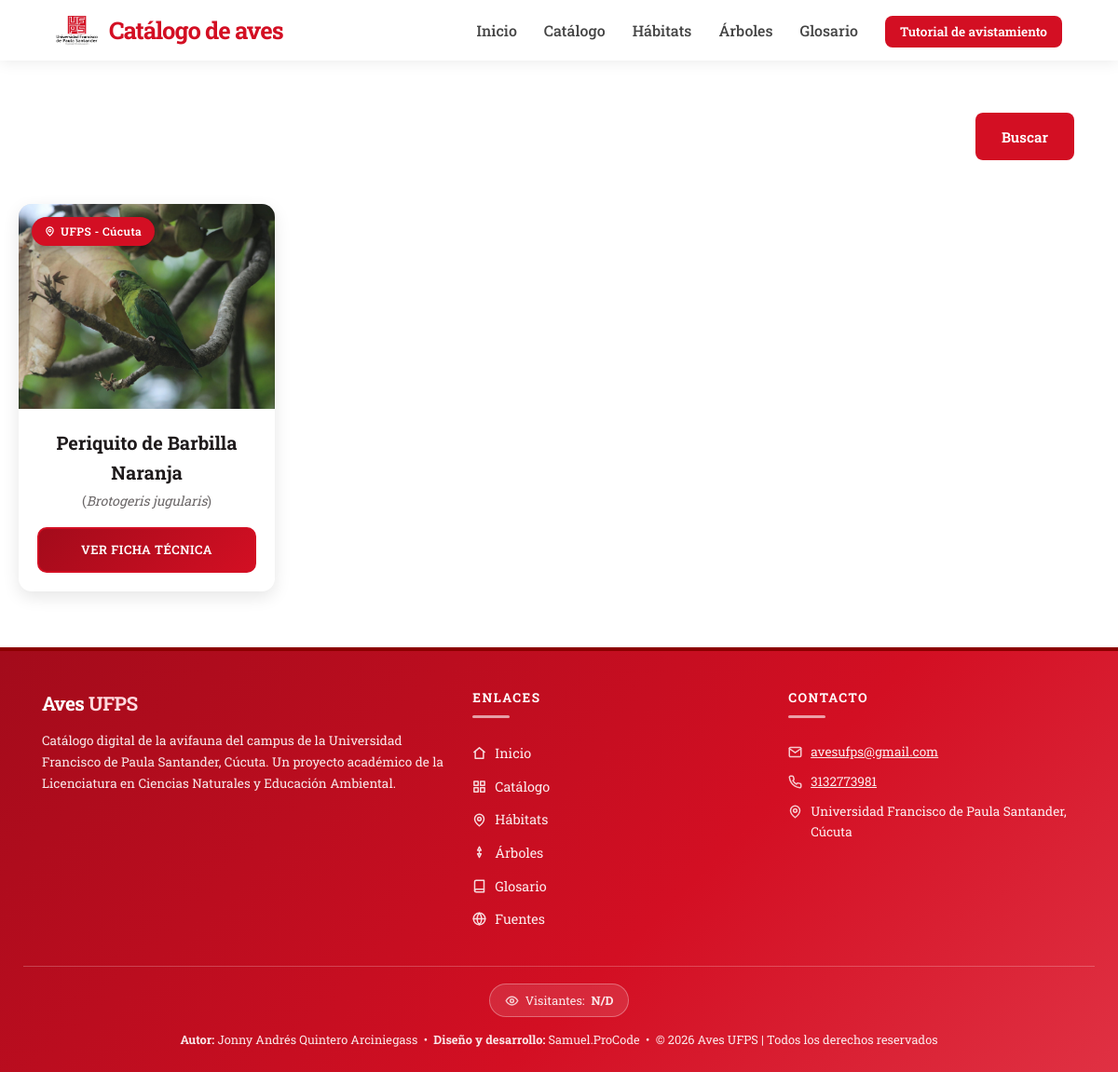
Screenshot of /catalogo.php?buscar=Periquito de Barbilla Naranja with the database file from the repository.
### tables this page shows
CREATE TABLE `aves` (
  `id_aves` int(11) NOT NULL,
  `nombre_ave` varchar(100) NOT NULL,
  `nombre_cientifico` varchar(100) NOT NULL,
  `genero_ave` varchar(100) NOT NULL,
  `taxonomia_ave` varchar(2000) NOT NULL,
  `morfologia_ave` varchar(2000) NOT NULL,
  `etologia_ave` varchar(2000) NOT NULL,
  `habitat_ave` varchar(500) NOT NULL,
  `foto_ave` varchar(600) NOT NULL,
  `foto2_ave` varchar(600) NOT NULL,
  `foto3_ave` varchar(600) NOT NULL,
  `foto4_ave` varchar(600) NOT NULL,
  `sonido_ave` varchar(600) NOT NULL,
  `simbolo_ave` varchar(600) NOT NULL,
  `orden_ave` int(11) NOT NULL
);

### catalogo.php (the view, shortened to what this page needs)
<?php
include 'conexion.php';
$where = "";
if (isset($_GET['buscar']) && !empty($_GET['buscar'])) {
    $busqueda = mysqli_real_escape_string($conexion, $_GET['buscar']);
    $where = " WHERE nombre_ave LIKE '%$busqueda%' OR nombre_cientifico LIKE '%$busqueda%'";
}
$query = "SELECT * FROM aves" . $where . " ORDER BY orden_ave ASC";
$resultado = mysqli_query($conexion, $query);
?>
<!DOCTYPE html>
<html lang="es">
<head>
    <link rel="stylesheet" href="styles/header.css">
    <link rel="stylesheet" href="styles/catalogo.css">
    <link rel="stylesheet" href="styles/footer.css">
</head>
<body>
    <?php include "includes/header.php" ?>
    <header class="hero-catalogo">
        <div class="hero-info">
            <form action="" method="GET" class="caja-buscador">
                <input type="text" name="buscar" class="input-buscar" placeholder="Buscar ave..." value="<?php echo isset($_GET['buscar']) ? htmlspecialchars($_GET['buscar'], ENT_QUOTES, 'UTF-8') : ''; ?>">
                <button type="submit" class="btn-buscar">Buscar</button>
            </form>
        </div>
    </header>
    <div class="contenedor-pagina">
        <main class="contenedor-aves">
            <?php if (mysqli_num_rows($resultado) === 0): ?>
                <div class="sin-resultados">
                    No se encontraron aves para
                    «<strong><?php echo htmlspecialchars($_GET['buscar'] ?? '', ENT_QUOTES, 'UTF-8'); ?></strong>».
                </div>
            <?php else: ?>
            <?php
            while($ave = mysqli_fetch_array($resultado)) {
            ?>
                <div class="ave-card">
                    <?php
                        $foto = $ave['foto_ave'];
                        if (!preg_match("~^(?:f|ht)tps?://~i", $foto)) {
                            $foto = "Imagenes/aves/" . $foto;
                        }
                    ?>
                    <div class="galeria-imagen-principal">
                        <img src="<?php echo $foto; ?>" alt="<?php echo $ave['nombre_ave']; ?>" class="ave-imagen">
                        <span class="badge-catalogo">
                            <svg width="11" height="11" viewBox="0 0 24 24" fill="none" stroke="#fff" stroke-width="2.4" stroke-linecap="round" stroke-linejoin="round">
                                <path d="M20 10c0 6-8 12-8 12S4 16 4 10a8 8 0 0 1 16 0Z"/><circle cx="12" cy="10" r="3"/>
                            </svg>
                            UFPS - Cúcuta
                        </span>
                    </div>
                    <div class="ave-info">
                        <h2><?php echo $ave['nombre_ave']; ?></h2>
                        <span class="nombre-cientifico">(<em><?php echo $ave['nombre_cientifico']; ?></em>)</span>
                        <a href="descripcion.php?id=<?php echo $ave['id_aves']; ?>" class="btn-mas">VER FICHA TÉCNICA</a>
                    </div>
                </div>
            <?php
            }
            ?>
            <?php endif; ?>
        </main>
    </div>
    <?php include "includes/footer.php" ?>
</body>
</html>

### styles/header.css (style rules this page uses)
*, *::before, *::after { font-family: 'Roboto Slab', serif !important; }
* { scrollbar-width: thin; scrollbar-color: #D30F23 #E4E1E3; }

### styles/catalogo.css (style rules this page uses)
body { background: url('../Imagenes/fondo.jpg') center/cover fixed no-repeat; font-family: 'Roboto', sans-serif; color: #333; overflow-x: hidden; line-height: 1.6; }
:root { --rojo-principal: #D30F23; --rojo-oscuro: #A30B1B; --rojo-brillante: #E03143; --blanco: #ffffff; --gris-suave: #F2F0F1; --gris-claro: #E4E1E3; --texto-oscuro: #1F1B1C; --gris-texto: #6B6768; }
.hero-catalogo { position: relative; width: 100%; margin-top: 80px; border-radius: 0; overflow: hidden; display: flex; align-items: center; justify-content: center; padding: 28px 30px 16px 30px; color: var(--blanco); }
.hero-catalogo::before { content: ""; position: absolute; inset: 0; z-index: 1; }
.hero-info { position: relative; z-index: 2; text-align: center; width: 100%; max-width: 1163px; }
.hero-catalogo .caja-buscador { background: rgba(255,255,255,0.12); border: 1px solid rgba(255,255,255,0.3); backdrop-filter: blur(10px); box-shadow: none; border-radius: 12px; padding: 12px 16px; display: flex; gap: 10px; width: 100%; max-width: 1163px; margin: 0 auto; }
.hero-catalogo .input-buscar { background: rgba(255,255,255,0.15); border: 1px solid rgba(255,255,255,0.4); color: var(--blanco); padding: 14px 20px; font-size: 1rem; border-radius: 8px; outline: none; transition: background 0.3s ease, border-color 0.3s ease; }
.hero-catalogo .input-buscar::placeholder { color: rgba(255,255,255,0.7); }
.hero-catalogo .btn-buscar { background: var(--rojo-principal); border: none; color: var(--blanco); padding: 14px 28px; font-size: 0.95rem; font-weight: 600; border-radius: 8px; cursor: pointer; transition: background 0.3s ease, transform 0.2s ease, box-shadow 0.2s ease; }
.contenedor-pagina { max-width: 1200px; margin: 0 auto; padding: 18px 20px 60px 20px; }
.caja-buscador { background: var(--blanco); border-radius: 14px; box-shadow: 0 6px 18px rgba(0,0,0,0.10); padding: 14px; display: flex; gap: 10px; }
.input-buscar { padding: 12px 18px; width: 100%; border: 2px solid var(--gris-claro); border-radius: 10px; font-family: 'Roboto', sans-serif; font-size: 0.95rem; outline: none; transition: border-color 0.3s ease; }
.btn-buscar { padding: 12px 28px; background: linear-gradient(135deg, var(--rojo-oscuro), var(--rojo-principal)); color: var(--blanco); border: none; border-radius: 10px; cursor: pointer; font-family: 'Roboto', sans-serif; font-weight: 600; font-size: 0.9rem; transition: transform 0.25s ease, box-shadow 0.25s ease; }
.contenedor-aves { display: grid; grid-template-columns: repeat(4, 1fr); gap: 20px; max-width: 1200px; margin: 0 auto; padding: 0; }
.ave-card { background: var(--blanco); border-radius: 14px; overflow: hidden; transition: box-shadow 0.3s ease; display: flex; flex-direction: column; text-align: center; box-shadow: 0 6px 18px rgba(0,0,0,0.10); }
.galeria-imagen-principal { position: relative; }
.ave-imagen { width: 100%; height: 220px; object-fit: cover; background-color: var(--gris-claro); display: block; }
.badge-catalogo { position: absolute; top: 14px; left: 14px; display: inline-flex; align-items: center; gap: 6px; background: var(--rojo-principal); color: var(--blanco); font-size: 0.75rem; font-weight: 600; padding: 6px 14px; border-radius: 999px; box-shadow: 0 4px 10px rgba(0,0,0,0.25); letter-spacing: 0.4px; }
.ave-info { padding: 20px; flex-grow: 1; display: flex; flex-direction: column; }
.ave-info h2 { font-family: 'Roboto', sans-serif; font-weight: 700; font-size: 1.25rem; margin: 0 0 4px 0; color: var(--texto-oscuro); }
.nombre-cientifico { font-family: 'Roboto Slab', serif; font-style: normal; color: var(--gris-texto); font-size: 0.88rem; margin-bottom: 16px; display: block; }
.btn-mas { display: inline-block; margin-top: auto; background: linear-gradient(135deg, var(--rojo-oscuro), var(--rojo-principal)); color: var(--blanco); padding: 12px 20px; text-decoration: none; border-radius: 10px; font-family: 'Roboto', sans-serif; font-weight: 600; font-size: 0.82rem; letter-spacing: 0.5px; transition: all 0.3s ease; border: 2px solid var(--rojo-principal); }
*, *::before, *::after { font-family: 'Roboto Slab', serif !important; }
body::before { content: ""; position: fixed; inset: 0; background: rgba(255,255,255,0.08); backdrop-filter: blur(4px); -webkit-backdrop-filter: blur(4px); z-index: -1; pointer-events: none; }

### rows the page displays
aves: nombre_ave "Periquito de Barbilla Naranja", nombre_cientifico "Brotogeris jugularis"
